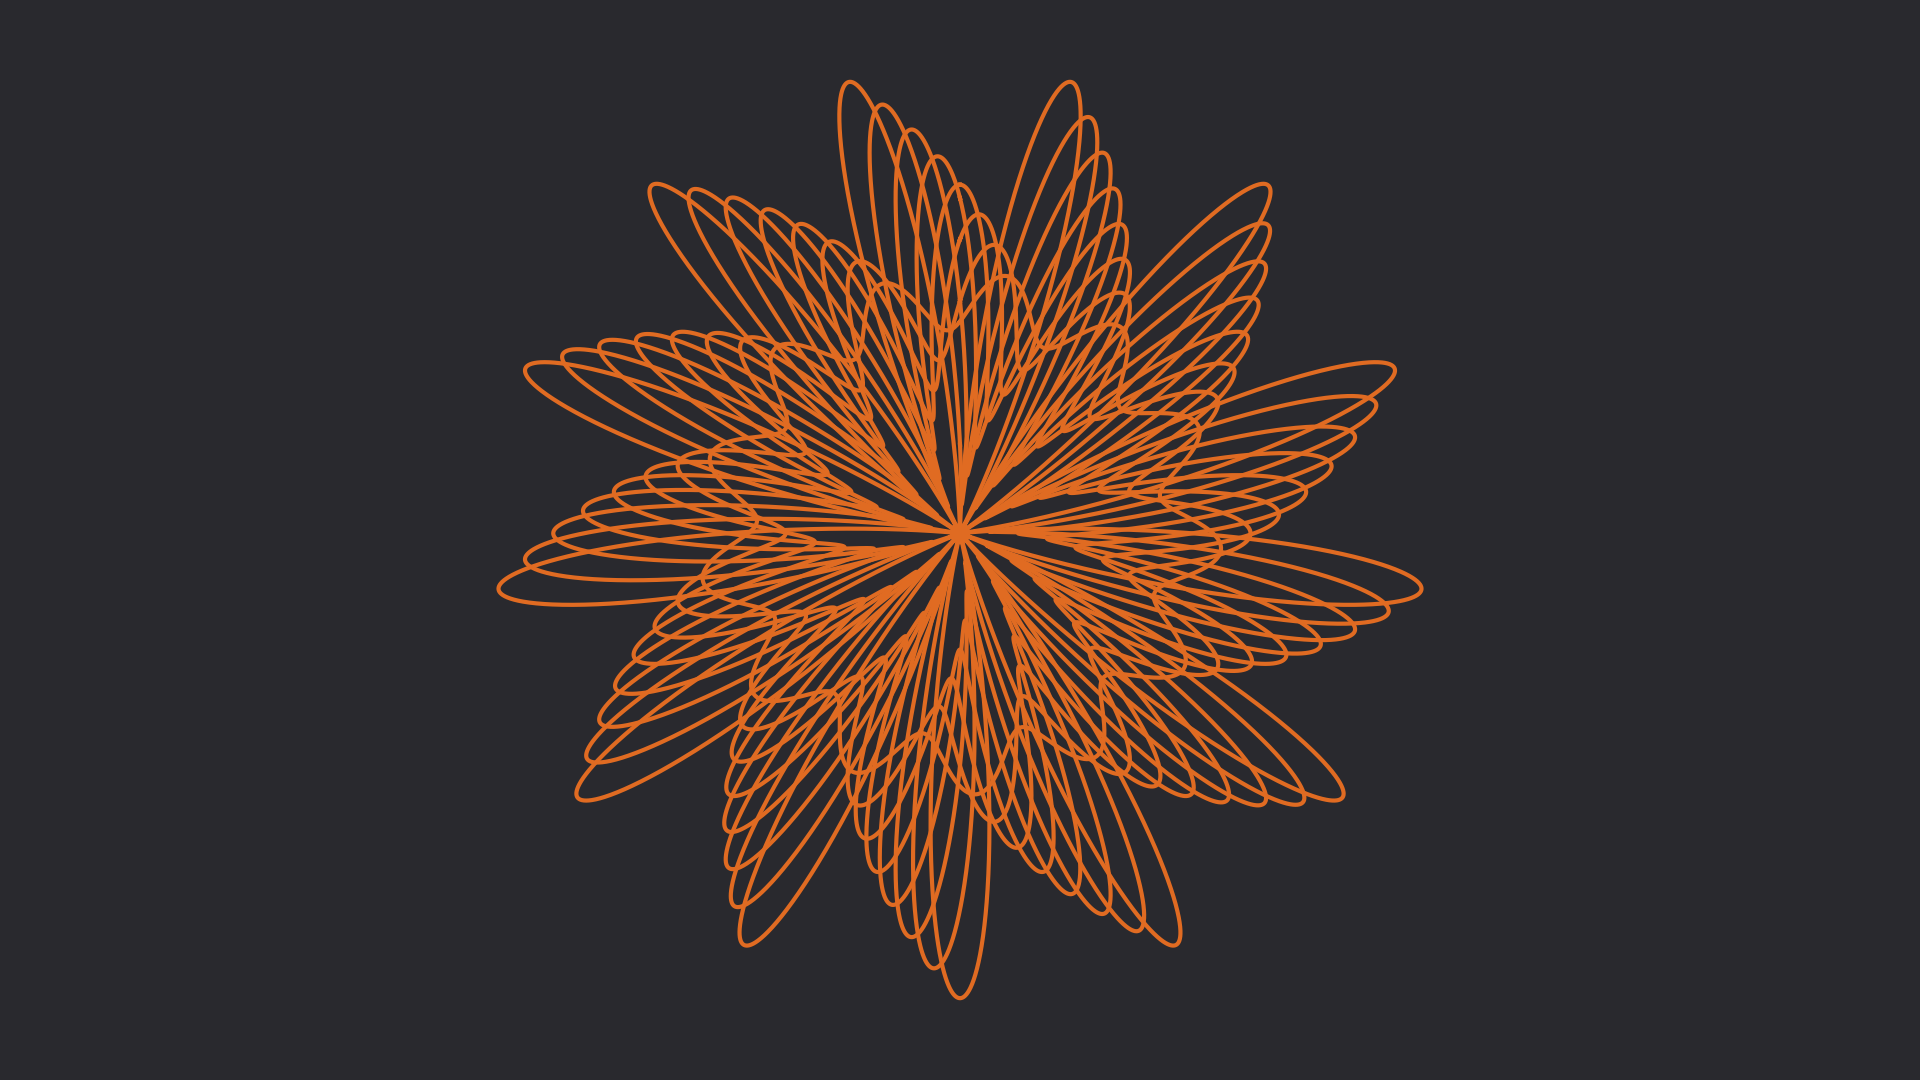

Reproduce this figure in Python.
from pathlib import Path

import numpy as np

from template_plt import plt


def main() -> None:
    fp: Path = Path(__file__).resolve().with_suffix(".png")
    c0: str = "#29292E"
    c1: str = "#E06B22"
    fig: plt.Figure
    ax: plt.Axes
    fig, ax = plt.subplots()
    t: np.ndarray = np.linspace(0, 2*np.pi, 1+10000, endpoint=True)
    n: int = 8
    for i in range(1, n+1):
        r: np.ndarray = 1 - i/n * np.cos(13*t+2*np.pi*i/n)
        x: np.ndarray = r * np.sin(t)
        y: np.ndarray = r * np.cos(t)
        ax.plot(x, y, color=c1, linewidth=3)
    #ax.set_xlim(0, 2*np.pi)
    #ax.set_ylim(0, 1)
    ax.axis("off")
    ax.set_aspect("equal")
    ax.set_facecolor(c0)
    fig.set_facecolor(c0)
    fig.tight_layout()
    fig.savefig(fp, facecolor=fig.get_facecolor())
    plt.cla()
    plt.clf()
    plt.close(fig)
    return None


if __name__ == "__main__":
    main()
